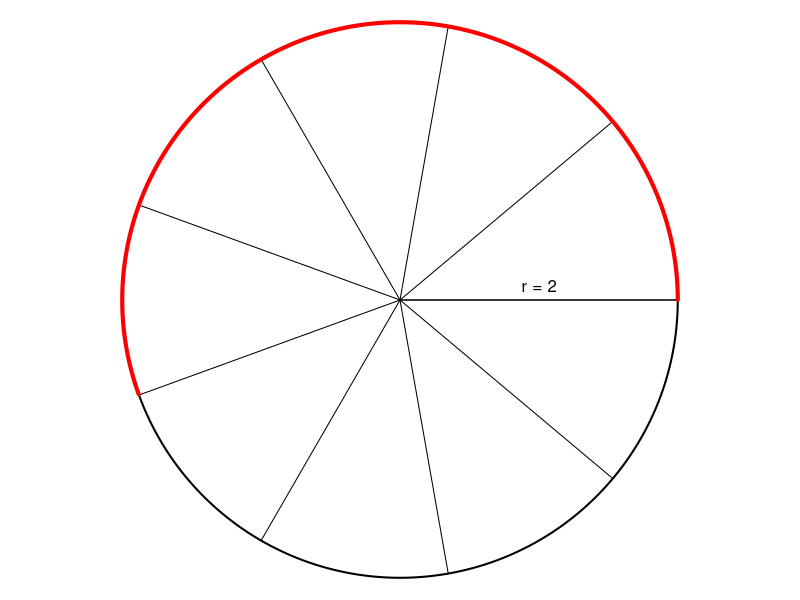

This chart was generated by the following R code:
## ---- chunk 1

while(T){
    R = sample(2:9,1)
    frac = list(c(2,3),
                c(3,4),
                c(2,5),c(3,5),c(4,5),
                c(5,6),
                c(2,7),c(3,7),c(4,7),c(5,7),c(6,7),
                c(3,8),c(5,8),c(7,8),
                c(2,9),c(4,9),c(5,9),c(7,9),c(8,9))
    fracn = sample(1:length(frac),1)
    frac = frac[[fracn]]
    if(length(unique(c(frac,R)))==3){break}
}


ans = 2*pi*frac[1]/frac[2]

## ---- chunk 2
par(mar=c(0,0,0,0),pty="s")
plot(0,0,"n",xlim=c(-1,1),ylim=c(-1,1),axes=F,ann=F)
th = seq(0,2*pi,pi/300)
lines(cos(th),sin(th),lwd=2)
for(i in seq(0,2*pi,length.out=frac[2]+1)){
    lines(c(0,cos(i)),c(0,sin(i)))
}
th2 = seq(0,2*pi*frac[1]/frac[2],pi/300)
lines(cos(th2),sin(th2),col="red",lwd=4)
text(0.5,0.05,paste0("r = ",R,collapse=""))
